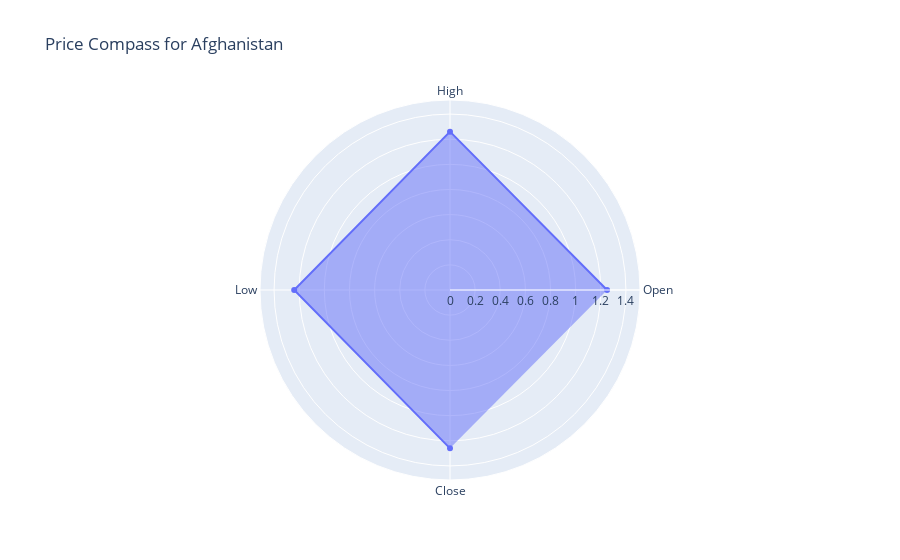

Notebook cell for this chart:
### Code cell
data = pd.read_csv('../dataset/WLD_RTFP_country_2024-11-04.csv')


# Select a specific country (example: Afghanistan)
country = 'Afghanistan'
country_data = data[data['country'] == country].dropna(subset=['Open', 'High', 'Low', 'Close'])

# Check if data is available
if country_data.empty:
    print("No data available for the specified indicators in this country.")
else:
    # Extract latest values for each indicator
    latest_data = country_data.iloc[-1]
    open_value = latest_data['Open']
    high_value = latest_data['High']
    low_value = latest_data['Low']
    close_value = latest_data['Close']

    # Define indicators and values
    indicators = ['Open', 'High', 'Low', 'Close']
    values = [open_value, high_value, low_value, close_value]

    # Create polar plot (price compass)
    fig = go.Figure()

    fig.add_trace(go.Scatterpolar(
        r=values,
        theta=indicators,
        fill='toself',
        name='Price Indicators'
    ))

    # Customize layout
    fig.update_layout(
        polar=dict(
            radialaxis=dict(visible=True, range=[0, max(values) * 1.2])
        ),
        title=f"Price Compass for {country}",
        showlegend=False
    )

    # Show the plot
    fig.show()

### Figure 1 — Plotly figure (JSON) as saved in the notebook; plotly's stock layout.template omitted (floating-point values rounded to 4 significant figures)
{"data": [{"fill": "toself", "name": "Price Indicators", "r": [1.25, 1.26, 1.24, 1.26], "theta": ["Open", "High", "Low", "Close"], "type": "scatterpolar"}], "layout": {"polar": {"radialaxis": {"range": [0, 1.512], "visible": true}}, "showlegend": false, "title": {"text": "Price Compass for Afghanistan"}}}
